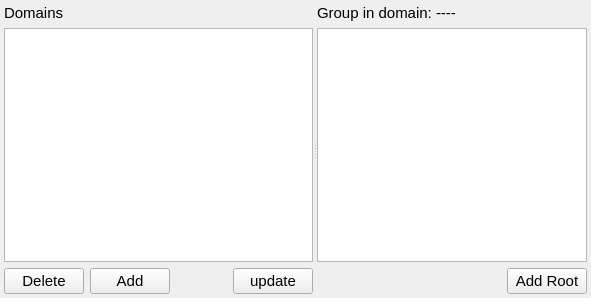
<?xml version="1.0" encoding="UTF-8"?>
<ui version="4.0">
 <class>TreeGroupManager</class>
 <widget class="QWidget" name="TreeGroupManager">
  <property name="geometry">
   <rect>
    <x>0</x>
    <y>0</y>
    <width>591</width>
    <height>298</height>
   </rect>
  </property>
  <property name="windowTitle">
   <string>Form</string>
  </property>
  <layout class="QVBoxLayout" name="verticalLayout_3">
   <property name="spacing">
    <number>4</number>
   </property>
   <property name="leftMargin">
    <number>4</number>
   </property>
   <property name="topMargin">
    <number>4</number>
   </property>
   <property name="rightMargin">
    <number>4</number>
   </property>
   <property name="bottomMargin">
    <number>4</number>
   </property>
   <item>
    <widget class="QSplitter" name="splitter">
     <property name="orientation">
      <enum>Qt::Horizontal</enum>
     </property>
     <widget class="QWidget" name="verticalLayoutWidget">
      <layout class="QVBoxLayout" name="verticalLayout">
       <item>
        <widget class="QLabel" name="label">
         <property name="font">
          <font>
           <pointsize>11</pointsize>
          </font>
         </property>
         <property name="text">
          <string>Domains</string>
         </property>
        </widget>
       </item>
       <item>
        <widget class="QListView" name="listViewDomains">
         <property name="font">
          <font>
           <pointsize>11</pointsize>
          </font>
         </property>
        </widget>
       </item>
       <item>
        <layout class="QHBoxLayout" name="horizontalLayout_2">
         <item>
          <widget class="QPushButton" name="pushButton_2">
           <property name="font">
            <font>
             <pointsize>11</pointsize>
            </font>
           </property>
           <property name="text">
            <string>Delete</string>
           </property>
          </widget>
         </item>
         <item>
          <widget class="QPushButton" name="pushButton">
           <property name="font">
            <font>
             <pointsize>11</pointsize>
            </font>
           </property>
           <property name="text">
            <string>Add</string>
           </property>
          </widget>
         </item>
         <item>
          <spacer name="horizontalSpacer">
           <property name="orientation">
            <enum>Qt::Horizontal</enum>
           </property>
           <property name="sizeHint" stdset="0">
            <size>
             <width>40</width>
             <height>20</height>
            </size>
           </property>
          </spacer>
         </item>
         <item>
          <widget class="QPushButton" name="pushButtonUpdateDomainsList">
           <property name="sizePolicy">
            <sizepolicy hsizetype="Minimum" vsizetype="Fixed">
             <horstretch>0</horstretch>
             <verstretch>0</verstretch>
            </sizepolicy>
           </property>
           <property name="font">
            <font>
             <pointsize>11</pointsize>
            </font>
           </property>
           <property name="text">
            <string>update</string>
           </property>
          </widget>
         </item>
        </layout>
       </item>
      </layout>
     </widget>
     <widget class="QWidget" name="verticalLayoutWidget_2">
      <layout class="QVBoxLayout" name="verticalLayout_2">
       <item>
        <layout class="QHBoxLayout" name="horizontalLayout" stretch="0,1">
         <property name="spacing">
          <number>4</number>
         </property>
         <item>
          <widget class="QLabel" name="label_3">
           <property name="font">
            <font>
             <pointsize>11</pointsize>
            </font>
           </property>
           <property name="text">
            <string>Group in domain:</string>
           </property>
          </widget>
         </item>
         <item>
          <widget class="QLabel" name="label_2">
           <property name="font">
            <font>
             <pointsize>11</pointsize>
            </font>
           </property>
           <property name="text">
            <string>----</string>
           </property>
          </widget>
         </item>
        </layout>
       </item>
       <item>
        <widget class="QTreeView" name="treeViewDomainsTree">
         <property name="font">
          <font>
           <pointsize>11</pointsize>
          </font>
         </property>
        </widget>
       </item>
       <item>
        <layout class="QHBoxLayout" name="horizontalLayout_3">
         <item>
          <spacer name="horizontalSpacer_2">
           <property name="orientation">
            <enum>Qt::Horizontal</enum>
           </property>
           <property name="sizeHint" stdset="0">
            <size>
             <width>40</width>
             <height>20</height>
            </size>
           </property>
          </spacer>
         </item>
         <item>
          <widget class="QPushButton" name="pushButton_3">
           <property name="font">
            <font>
             <pointsize>11</pointsize>
            </font>
           </property>
           <property name="text">
            <string>Add Root</string>
           </property>
          </widget>
         </item>
        </layout>
       </item>
      </layout>
     </widget>
    </widget>
   </item>
  </layout>
 </widget>
 <resources/>
 <connections/>
</ui>
